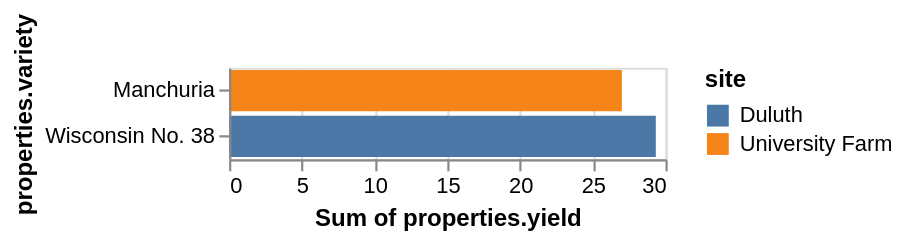

Write the Vega-Lite specification saved for this chart.
### Vega specification from a JSON file in a GitHub repository (floating-point values rounded to 4 significant figures)
{"$schema": "https://vega.github.io/schema/vega/v4.json", "autosize": "pad", "padding": 5, "width": 200, "style": "cell", "data": [{"name": "source_0", "values": {"features": [{"properties": {"variety": "Manchuria", "yield": 27, "site": "University Farm"}}, {"properties": {"variety": "Wisconsin No. 38", "yield": 29.33, "site": "Duluth"}}], "type": "FeatureCollection"}, "format": {"type": "json", "property": "features"}}, {"name": "data_0", "source": "source_0", "transform": [{"type": "formula", "expr": "datum[\"properties\"] && datum[\"properties\"][\"variety\"]", "as": "properties.variety"}, {"type": "formula", "expr": "datum[\"properties\"] && datum[\"properties\"][\"yield\"]", "as": "properties.yield"}, {"type": "formula", "expr": "datum[\"properties\"] && datum[\"properties\"][\"site\"]", "as": "properties.site"}, {"type": "aggregate", "groupby": ["properties\\.variety", "properties\\.site"], "ops": ["sum"], "fields": ["properties\\.yield"], "as": ["sum_properties.yield"]}, {"type": "stack", "groupby": ["properties\\.variety"], "field": "sum_properties\\.yield", "sort": {"field": ["properties\\.site"], "order": ["descending"]}, "as": ["sum_properties.yield_start", "sum_properties.yield_end"], "offset": "zero"}]}], "signals": [{"name": "y_step", "value": 21}, {"name": "height", "update": "bandspace(domain('y').length, 0.1, 0.05) * y_step"}], "marks": [{"name": "marks", "type": "rect", "style": ["bar"], "from": {"data": "data_0"}, "encode": {"update": {"fill": [{"test": "datum[\"sum_properties.yield\"] === null || isNaN(datum[\"sum_properties.yield\"])", "value": null}, {"scale": "color", "field": "properties\\.site"}], "tooltip": {"signal": "{\"Sum of properties.yield\": format(datum[\"sum_properties.yield\"], \"\"), \"properties.variety\": ''+datum[\"properties.variety\"], \"site\": ''+datum[\"properties.site\"]}"}, "x": {"scale": "x", "field": "sum_properties\\.yield_end"}, "x2": {"scale": "x", "field": "sum_properties\\.yield_start"}, "y": {"scale": "y", "field": "properties\\.variety"}, "height": {"scale": "y", "band": true}}}}], "scales": [{"name": "x", "type": "linear", "domain": {"data": "data_0", "fields": ["sum_properties\\.yield_start", "sum_properties\\.yield_end"]}, "range": [0, {"signal": "width"}], "nice": true, "zero": true}, {"name": "y", "type": "band", "domain": {"data": "data_0", "field": "properties\\.variety", "sort": true}, "range": {"step": {"signal": "y_step"}}, "paddingInner": 0.1, "paddingOuter": 0.05}, {"name": "color", "type": "ordinal", "domain": {"data": "data_0", "field": "properties\\.site", "sort": true}, "range": "category"}], "axes": [{"scale": "x", "orient": "bottom", "grid": false, "title": "Sum of properties.yield", "labelFlush": true, "labelOverlap": true, "tickCount": {"signal": "ceil(width/40)"}, "zindex": 1}, {"scale": "x", "orient": "bottom", "gridScale": "y", "grid": true, "tickCount": {"signal": "ceil(width/40)"}, "domain": false, "labels": false, "maxExtent": 0, "minExtent": 0, "ticks": false, "zindex": 0}, {"scale": "y", "orient": "left", "grid": false, "title": "properties.variety", "zindex": 1}], "legends": [{"title": "site", "fill": "color", "encode": {"symbols": {"update": {"shape": {"value": "square"}}}}}], "config": {"axisY": {"minExtent": 30}, "legend": {"gradientDirection": "horizontal", "gradientLength": 100}}}
